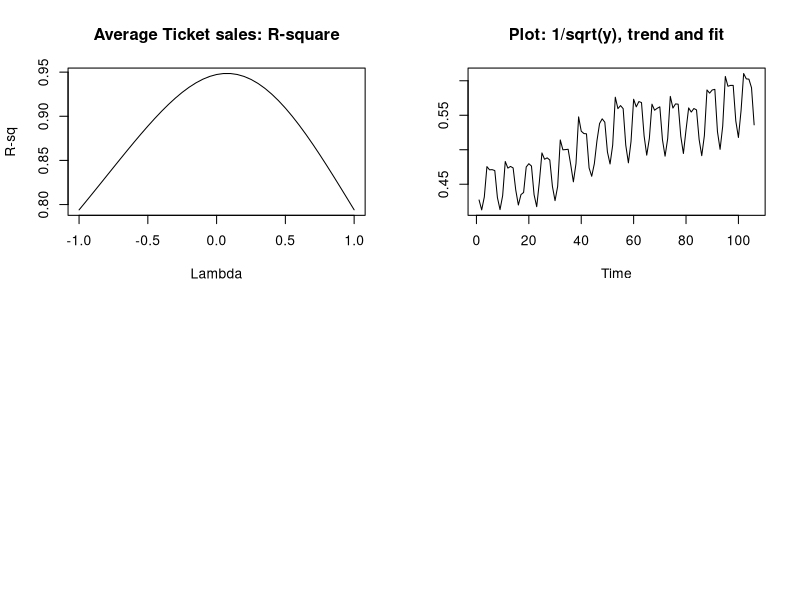

Write R code to recreate this figure. (Note: this script raises an error after producing the figure.)
## ---- chunk 1
knitr::opts_chunk$set(echo = TRUE)
library(MASS)
chicago <- read.csv("chicago.csv")
## ---- chunk 2
trndseas=function(y,seas,lam,degtrnd){
  
# requires the R-package 'pracma'
  
# fits  a trend plus seasonal for the "best" Box-Cox 
# transformation.
  
# input: y, observed series; seas, seasons
  
# input: lam, the grid of Box-Cox transformations (lambda values)
  
# input: degtrnd, degree of the polynomial trend, if
# degtrnd=0, then the fitted trend is constant.
  
# output:  coef, regression coefficients - the
# first degtrnd+1 values for the trend part and the
# rest associated with the seasonals
  
# output: fit, fitted y-values; res, residuals,
  
# output: trend, fitted trend; season, fitted seasonals
  
# output: rsq, adjusted r-square values for different lambda in the
  
# output: lamopt, the value of lambda (among those supplied 
# in the vector lam) at which r-square is maximum.

m=length(lam)
n=length(y)

# Part of design matrix for estimating trend
if(degtrnd>0) {
   tm=seq(1/n,1,by=1/n)
   x1=poly(tm,degree=degtrnd,raw=TRUE)
   x1=cbind(rep(1,n),x1)
   } else {
    x1=as.matrix(rep(1,n),ncol=1)
   }

# Part of design matrix for estimating seasonality
x2=NULL
if(seas>1){
sn=rep(1:seas,length.out=n)
x2=factor(sn,levels=unique(sn),ordered=TRUE)
x2=model.matrix(~x2-1)
m2=ncol(x2)
m21=m2-1
x2=x2[,1:m21]-matrix(rep(x2[,m2],m21),ncol=m21,nrow=nrow(x2),byrow=F)
}

x=cbind(x1,x2)  # design matrix

xx=t(x)%*%x
rsq=rep(1,m)
m1=ncol(x1)     #degtrnd+1
m11=m1+1
mx=ncol(x)      # degtrnd+1+seas-1

for(i in 1:m) {
  if (lam[i]==0) {
    yt=log(y)
  } else {
    yt=y^lam[i]
   }
  xy=t(x)%*%yt
  coef=solve(xx,xy)
  fit=x%*%coef
  res=yt-fit
  ssto=(n-1)*var(yt)
  sse=t(res)%*%res
  rsq[i]=1-((n-1)/(n-mx))*sse/ssto
  }

  ii=which.max(rsq)
  lamopt=lam[ii]
  if (lamopt==0) {
    yt=log(y)
  } else {
    yt=y^lamopt
   }
  xy=t(x)%*%yt
  coef=solve(xx,xy)
  fit=x%*%coef
  trnd=x1%*%coef[1:m1]
  season=NULL
  if(seas>1){
  season=c(coef[m11:mx],-sum(coef[m11:mx]))
  }
  res=yt-fit

  result=list(coef=coef,fitted=fit,trend=trnd,residual=res,season=season,rsq=rsq,lamopt=lamopt)
  return(result)
}
  
## ---- chunk 3
y<-  chicago$reciepts
tm<- 1:106
seas <- 7
lam=seq(-1,1,by=0.05)
ff=trndseas(chicago$reciepts,seas,lam,3)
rsq=ff$rsq
ff=trndseas(chicago$reciepts,seas,-0.5,3)
trend=ff$trend
season=ff$season
fit=ff$fit
tm=1:106
Day=1:7

par(mfrow=c(2,2))
plot(lam,rsq,type="l",xlab="Lambda",ylab="R-sq",main="Average Ticket sales: R-square")
{plot.ts(1/y^0.1,ylab="",main='Plot: 1/sqrt(y), trend and fit')
points(tm,fit,type='l',lty=2)
points(tm,trend,type='l')
legend(175,0.070, c("data","trend","fit"), lty=c(1,1,2))}
plot(Month,season,type='l',ylab='Seasonals',main='Seasonals for 1/sqrt(y)')



